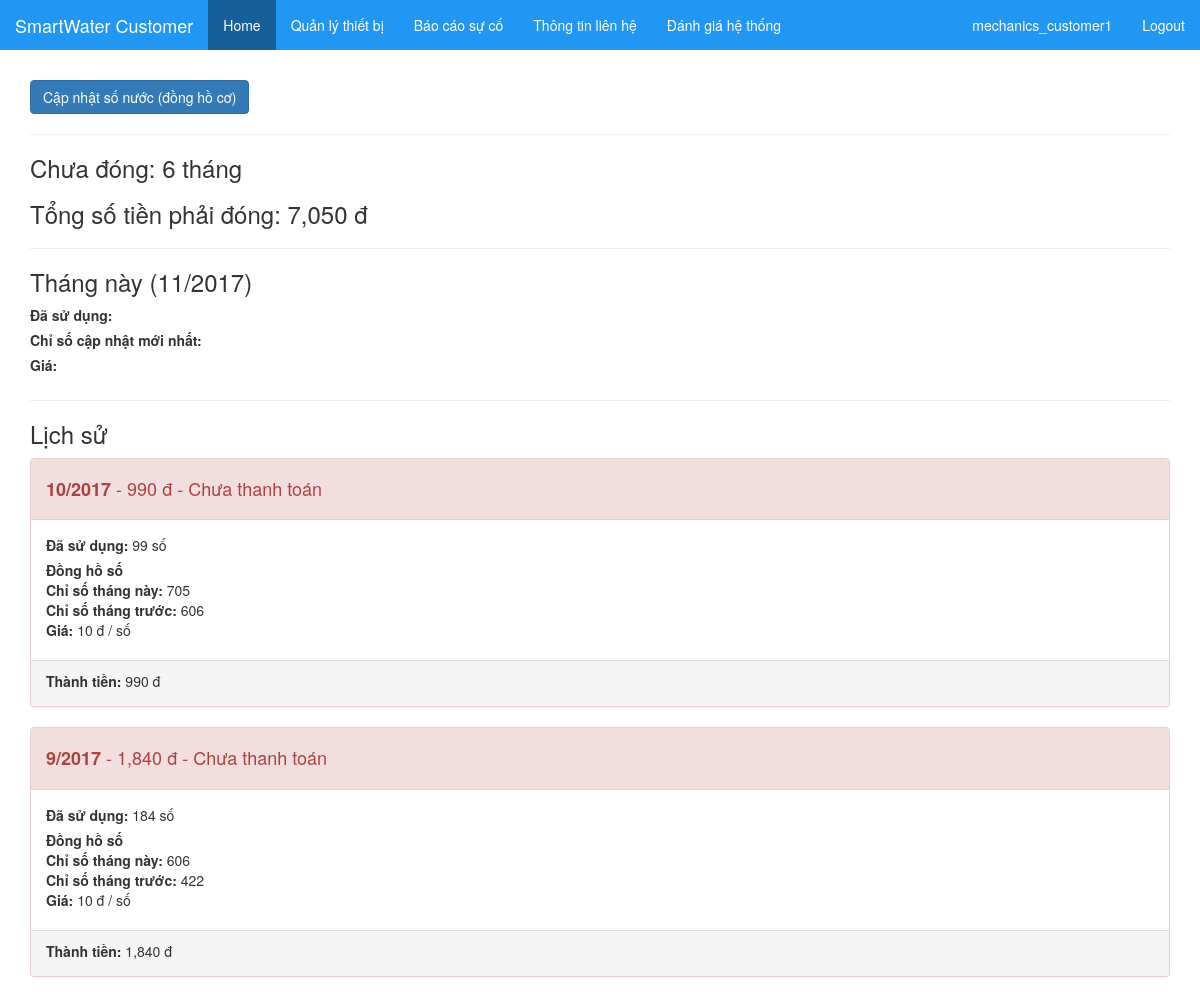
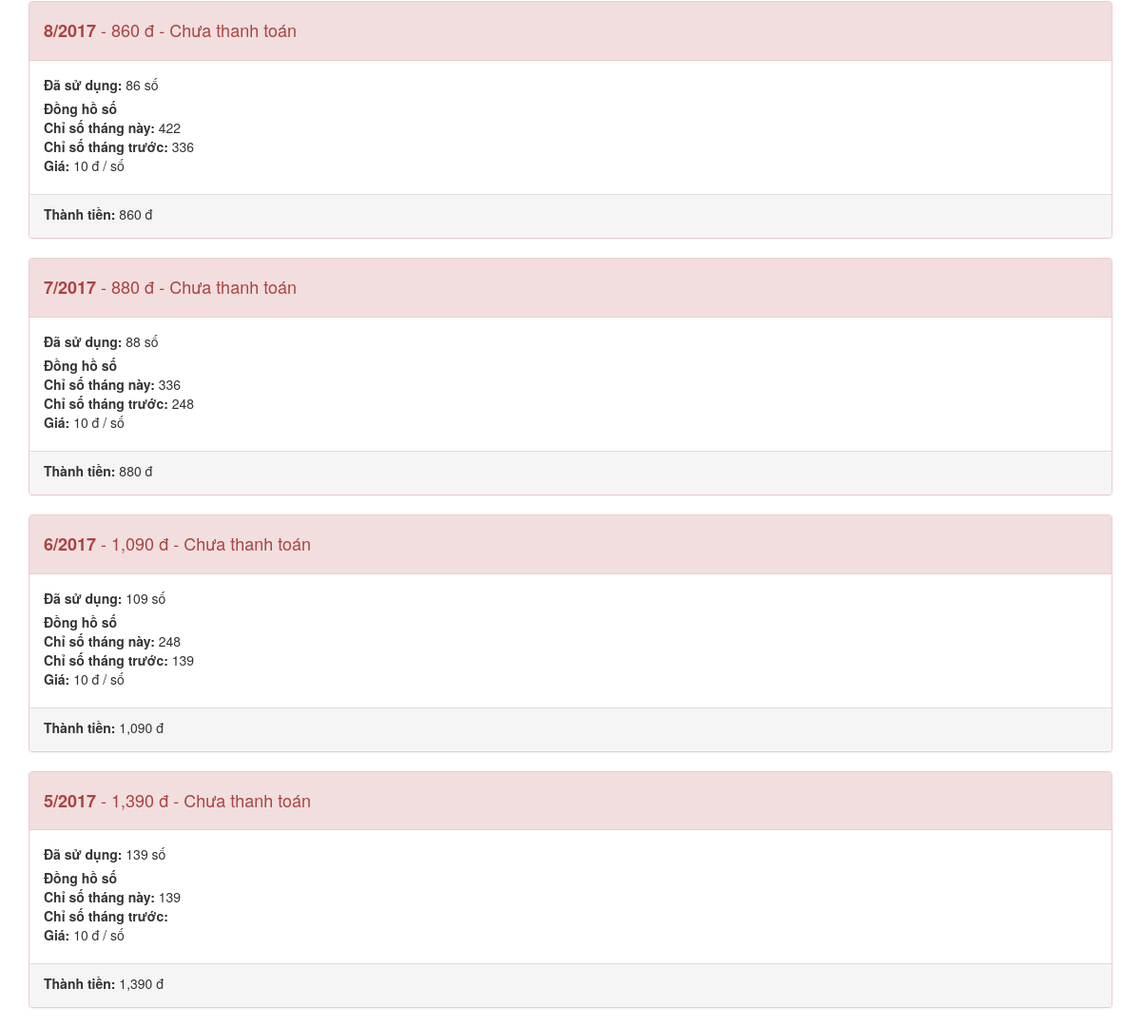
Page /customer/ (signed in) on the committed database (2 pictures, top to bottom).
### sysauth/models.py (models this page shows, shortened)
class User(AbstractUser):
    is_customer = models.BooleanField(default=False,blank=True)
    is_water_company_staff = models.BooleanField(default=False,blank=True)
    is_water_department_staff = models.BooleanField(default=False,blank=True)

### main/models.py (models this page shows, shortened)
class WaterBill(models.Model):
    year = models.IntegerField(default=1)
    month = models.IntegerField(default=1,choices=MONTHS)
    customer = models.ForeignKey(Customer,related_name='water_bills')
    digital_water_device_used = models.ForeignKey(DigitalWaterDeviceUsed,null=True)
    mechanics_water_device_used = models.ForeignKey(MechanicsWaterDeviceUsed,null=True)
    used = models.IntegerField(default=0)
    price = models.IntegerField(default=0)
    total = models.IntegerField(default=0)
    is_paid = models.BooleanField(default=False)
    class Meta:
        ordering = ('-year','-month')

class MechanicsWaterDeviceUsed(models.Model):
    year = models.IntegerField(default=1)
    month = models.IntegerField(default=1,choices=MONTHS)
    created_at = models.DateTimeField(auto_now_add=True)
    updated_at = models.DateTimeField(auto_now=True)
    device = models.ForeignKey(MechanicsWaterDevice,related_name='per_months')
    collect = models.ForeignKey(MechanicsWaterDeviceCollect,related_name='collect_of',null=True)
    collect_before = models.ForeignKey(MechanicsWaterDeviceCollect,related_name='collect_before_of',null=True)
    used = models.IntegerField(default=0,null=True)

class MechanicsWaterDeviceCollect(models.Model):
    year = models.IntegerField(default=1)
    month = models.IntegerField(default=1,choices=MONTHS)
    created_at = models.DateTimeField(auto_now_add=True)
    updated_at = models.DateTimeField(auto_now=True)
    device = models.ForeignKey(MechanicsWaterDevice,related_name='collects')
    image = models.ImageField(upload_to='mechanics_water_device_collect_images',null=True)
    value = models.IntegerField(default=0)

### customer/views.py (the view)
def home(request):
    water_bills = request.user.customer_profile.water_bills.all()
    owe_bills = request.user.customer_profile.water_bills.filter(is_paid=False)
    debt = reduce(lambda s, b: s + b.total, list(owe_bills), 0)
    return render(request, 'customer/customer_home.html', {
        'water_bills': water_bills,
        'owe_bills': owe_bills,
        'debt': debt
    })

### customer/templates/customer/customer_home.html (shortened to what this page needs)
{% extends 'customer/customer_base.html' %}
{% load humanize %}
{% block content %}
<div class="container">
  <div>
    <button class="btn btn-primary">Cập nhật số nước (đồng hồ cơ)</button>
  </div>
  <hr />
  <div>
    <h3>Chưa đóng: {{owe_bills.count}} tháng</h3>
    <h3>
      Tổng số tiền phải đóng:
      <span>
        {{debt|intcomma}} đ
      </span>
    </h3>
  </div>
  <hr />
  <div>
    <h3>Tháng này (11/2017)</h3>
    <div>
      <div>
        <label>Đã sử dụng:</label>
      </div>
      <div>
        <label>Chỉ số cập nhật mới nhất:</label>
      </div>
      <div>
        <label>Giá:</label>
      </div>
    </div>
  </div>
  <hr />
  <div>
    <h3>Lịch sử </h3>
    <div>
      {% for bill in water_bills %}
        <div class="bill-card panel {% if bill.is_paid %}panel-success{% else %}panel-danger{% endif%}">
          <div class="panel-heading">
            <h4>
              <b>
                {{bill.month}}/{{bill.year}}
              </b> -
              <span>{{bill.total|intcomma}} đ</span> -
              <span>
                {% if bill.is_paid %} Đã thanh toán {% else %}Chưa thanh toán{% endif %}
              </span>
            </h4>
          </div>
          <div class="panel-body">
            <div>
              <label>Đã sử dụng: </label>
              {{bill.used}} số
            </div>
            {% if bill.mechanics_water_device_used %}
            <div>
              <b>Đồng hồ số</b>
              <div>
                <b>
                  Chỉ số tháng này:
                </b>
                {{bill.mechanics_water_device_used.collect.value}}
              </div>
              <div>
                <b>
                  Chỉ số tháng trước:
                </b>
                {{bill.mechanics_water_device_used.collect_before.value}}
              </div>
            </div>
            {% endif %}
            <div>
              <label>Giá: </label>
              {{bill.price|intcomma}} đ / số
            </div>
          </div>
          <div class="panel-footer">
            <div>
              <label>Thành tiền: </label>
              {{bill.total|intcomma}} đ
            </div>
          </div>
        </div>
      {% empty %}
        Empty
      {% endfor %}
    </div>
  </div>
</div>
{% endblock %}

### main/templates/main/header.html (shortened to what this page needs)
<div class="header">
  <nav class="navbar navbar-inverse navbar-fixed-top">
    <div class="container-fluid">
      <div class="navbar-header">
        <a class="navbar-brand" href="/">
          {% block brand %}{% endblock %}
        </a>
      </div>
      <div class="collapse navbar-collapse" id="myNavbar">
        <ul class="nav navbar-nav">
          {% block navbar %}
          <li class="active"><a href="/">Home</a></li>
          {% block navbar_1 %}{% endblock %} {% endblock %}
        </ul>
        {% if request.user.is_authenticated %}
        <ul class="nav navbar-nav navbar-right">
          <p class="navbar-text">
            {{ request.user.username}}
          </p>
          <li>
            <a href="/auth/logout">Logout</a>
          </li>
        </ul>
        {% endif %}
      </div>
    </div>
  </nav>
</div>

### main/static/main/css/header.css (style rules this page uses)
.header { background: #2196F3;; color: white;; }
.header .navbar { background: #2196F3;; border: none; }
.header .navbar .navbar-header { color: white; }
.header .navbar .navbar-header a { color: white; }
.header .navbar ul li a { color: white; }
.header .navbar ul li.active a { background: #165f9a; }
.header .navbar-text { color: white; }

### rows in the picture
User: user.username "mechanics_customer1"
WaterBill: month "10", year "2017", total "990", is_paid "Chưa thanh toán", used "99", mechanics_water_device_used.collect.value "705", mechanics_water_device_used.collect_before.value "606", price "10"
WaterBill: month "9", year "2017", total "1,840", is_paid "Chưa thanh toán", used "184", mechanics_water_device_used.collect.value "606", mechanics_water_device_used.collect_before.value "422", price "10"
WaterBill: month "8", year "2017", total "860", is_paid "Chưa thanh toán", used "86", mechanics_water_device_used.collect.value "422", mechanics_water_device_used.collect_before.value "336", price "10"
WaterBill: month "7", year "2017", total "880", is_paid "Chưa thanh toán", used "88", mechanics_water_device_used.collect.value "336", mechanics_water_device_used.collect_before.value "248", price "10"
WaterBill: month "6", year "2017", total "1,090", is_paid "Chưa thanh toán", used "109", mechanics_water_device_used.collect.value "248", mechanics_water_device_used.collect_before.value "139", price "10"
WaterBill: month "5", year "2017", total "1,390", is_paid "Chưa thanh toán", used "139", mechanics_water_device_used.collect.value "139", price "10"

### other values in the picture
{{ owe_bills.count }} "6"
{{ debt|intcomma }} "7,050"
